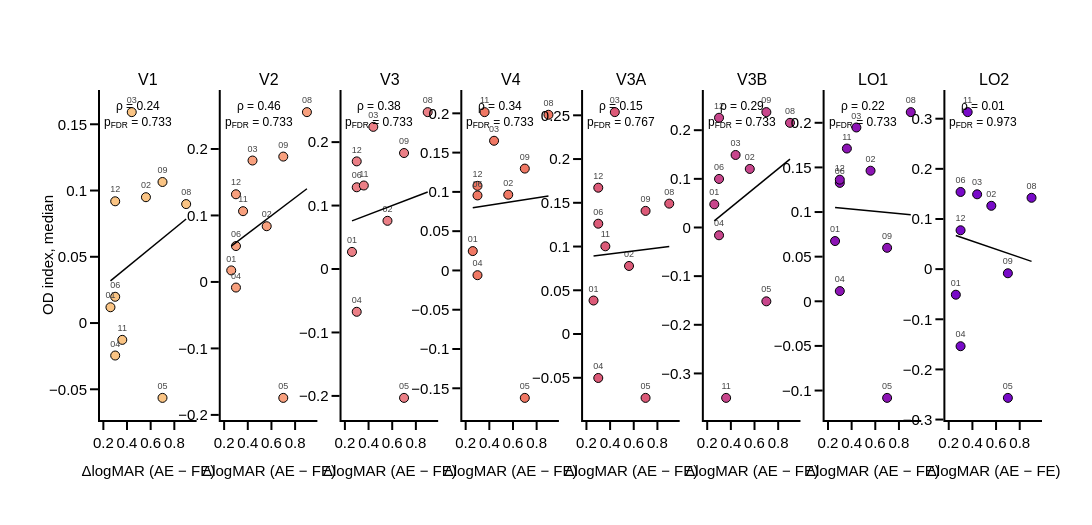

The notebook cell this image was saved under:
### Code cell
s_clin_od = clin_tests('od_index')
print('OD index vs ΔlogMAR')
print(s_clin_od.round(3).to_string())
scatter_figure('od_index', s_clin_od, 'OD index, median', 'od_final_fig3a_od_index_vs_dlogmar{}'.format(fig_suffix))

### Figure 1 — Plotly figure (JSON) as saved in the notebook; plotly's stock layout.template omitted (floating-point values rounded to 4 significant figures)
{"data": [{"marker": {"color": "rgb(250, 196, 132)", "line": {"color": "black", "width": 1}, "size": 9}, "mode": "markers+text", "showlegend": false, "text": ["01", "02", "03", "04", "05", "06", "08", "09", "11", "12"], "textfont": {"size": 9}, "textposition": "top center", "type": "scatter", "x": [0.26, 0.56, 0.44, 0.3, 0.7, 0.3, 0.9, 0.7, 0.36, 0.3], "xaxis": "x", "y": [0.01191, 0.09497, 0.1592, -0.02452, -0.05648, 0.01981, 0.08977, 0.1064, -0.0127, 0.09188], "yaxis": "y"}, {"line": {"color": "black", "width": 1.5}, "mode": "lines", "showlegend": false, "type": "scatter", "x": [0.26, 0.9], "xaxis": "x", "y": [0.03183, 0.07851], "yaxis": "y"}, {"marker": {"color": "rgb(248, 160, 126)", "line": {"color": "black", "width": 1}, "size": 9}, "mode": "markers+text", "showlegend": false, "text": ["01", "02", "03", "04", "05", "06", "08", "09", "11", "12"], "textfont": {"size": 9}, "textposition": "top center", "type": "scatter", "x": [0.26, 0.56, 0.44, 0.3, 0.7, 0.3, 0.9, 0.7, 0.36, 0.3], "xaxis": "x2", "y": [0.01734, 0.08381, 0.1826, -0.008454, -0.1744, 0.05399, 0.2554, 0.1885, 0.1064, 0.1319], "yaxis": "y2"}, {"line": {"color": "black", "width": 1.5}, "mode": "lines", "showlegend": false, "type": "scatter", "x": [0.26, 0.9], "xaxis": "x2", "y": [0.05372, 0.1402], "yaxis": "y2"}, {"marker": {"color": "rgb(235, 127, 134)", "line": {"color": "black", "width": 1}, "size": 9}, "mode": "markers+text", "showlegend": false, "text": ["01", "02", "03", "04", "05", "06", "08", "09", "11", "12"], "textfont": {"size": 9}, "textposition": "top center", "type": "scatter", "x": [0.26, 0.56, 0.44, 0.3, 0.7, 0.3, 0.9, 0.7, 0.36, 0.3], "xaxis": "x3", "y": [0.02696, 0.07596, 0.224, -0.06742, -0.2031, 0.1288, 0.2473, 0.1828, 0.1316, 0.1696], "yaxis": "y3"}, {"line": {"color": "black", "width": 1.5}, "mode": "lines", "showlegend": false, "type": "scatter", "x": [0.26, 0.9], "xaxis": "x3", "y": [0.07588, 0.1214], "yaxis": "y3"}, {"marker": {"color": "rgb(240, 120, 100)", "line": {"color": "black", "width": 1}, "size": 9}, "mode": "markers+text", "showlegend": false, "text": ["01", "02", "03", "04", "05", "06", "08", "09", "11", "12"], "textfont": {"size": 9}, "textposition": "top center", "type": "scatter", "x": [0.26, 0.56, 0.44, 0.3, 0.7, 0.3, 0.9, 0.7, 0.36, 0.3], "xaxis": "x4", "y": [0.02465, 0.09643, 0.1651, -0.006037, -0.1622, 0.09546, 0.1982, 0.1296, 0.2015, 0.1077], "yaxis": "y4"}, {"line": {"color": "black", "width": 1.5}, "mode": "lines", "showlegend": false, "type": "scatter", "x": [0.26, 0.9], "xaxis": "x4", "y": [0.07982, 0.09488], "yaxis": "y4"}, {"marker": {"color": "rgb(220, 90, 120)", "line": {"color": "black", "width": 1}, "size": 9}, "mode": "markers+text", "showlegend": false, "text": ["01", "02", "03", "04", "05", "06", "08", "09", "11", "12"], "textfont": {"size": 9}, "textposition": "top center", "type": "scatter", "x": [0.26, 0.56, 0.44, 0.3, 0.7, 0.3, 0.9, 0.7, 0.36, 0.3], "xaxis": "x5", "y": [0.03828, 0.07778, 0.2536, -0.05025, -0.07299, 0.1261, 0.149, 0.1407, 0.1003, 0.1672], "yaxis": "y5"}, {"line": {"color": "black", "width": 1.5}, "mode": "lines", "showlegend": false, "type": "scatter", "x": [0.26, 0.9], "xaxis": "x5", "y": [0.08921, 0.1001], "yaxis": "y5"}, {"marker": {"color": "rgb(200, 70, 140)", "line": {"color": "black", "width": 1}, "size": 9}, "mode": "markers+text", "showlegend": false, "text": ["01", "02", "03", "04", "05", "06", "08", "09", "11", "12"], "textfont": {"size": 9}, "textposition": "top center", "type": "scatter", "x": [0.26, 0.56, 0.44, 0.3, 0.7, 0.3, 0.9, 0.7, 0.36, 0.3], "xaxis": "x6", "y": [0.04765, 0.1204, 0.1491, -0.01602, -0.1518, 0.0998, 0.2151, 0.2371, -0.3502, 0.2256], "yaxis": "y6"}, {"line": {"color": "black", "width": 1.5}, "mode": "lines", "showlegend": false, "type": "scatter", "x": [0.26, 0.9], "xaxis": "x6", "y": [0.01363, 0.1406], "yaxis": "y6"}, {"marker": {"color": "rgb(140, 20, 180)", "line": {"color": "black", "width": 1}, "size": 9}, "mode": "markers+text", "showlegend": false, "text": ["01", "02", "03", "04", "05", "06", "08", "09", "11", "12"], "textfont": {"size": 9}, "textposition": "top center", "type": "scatter", "x": [0.26, 0.56, 0.44, 0.3, 0.7, 0.3, 0.9, 0.7, 0.36, 0.3], "xaxis": "x7", "y": [0.06749, 0.1463, 0.1947, 0.01146, -0.1082, 0.1327, 0.2119, 0.05991, 0.1712, 0.1363], "yaxis": "y7"}, {"line": {"color": "black", "width": 1.5}, "mode": "lines", "showlegend": false, "type": "scatter", "x": [0.26, 0.9], "xaxis": "x7", "y": [0.1052, 0.09706], "yaxis": "y7"}, {"marker": {"color": "rgb(120, 10, 200)", "line": {"color": "black", "width": 1}, "size": 9}, "mode": "markers+text", "showlegend": false, "text": ["01", "02", "03", "04", "05", "06", "08", "09", "11", "12"], "textfont": {"size": 9}, "textposition": "top center", "type": "scatter", "x": [0.26, 0.56, 0.44, 0.3, 0.7, 0.3, 0.9, 0.7, 0.36, 0.3], "xaxis": "x8", "y": [-0.05102, 0.1263, 0.1492, -0.1538, -0.2568, 0.1539, 0.1423, -0.008247, 0.3131, 0.07749], "yaxis": "y8"}, {"line": {"color": "black", "width": 1.5}, "mode": "lines", "showlegend": false, "type": "scatter", "x": [0.26, 0.9], "xaxis": "x8", "y": [0.06722, 0.0154], "yaxis": "y8"}], "layout": {"annotations": [{"font": {"size": 16}, "showarrow": false, "text": "V1", "x": 0.05128, "xanchor": "center", "xref": "paper", "y": 1, "yanchor": "bottom", "yref": "paper"}, {"font": {"size": 16}, "showarrow": false, "text": "V2", "x": 0.1795, "xanchor": "center", "xref": "paper", "y": 1, "yanchor": "bottom", "yref": "paper"}, {"font": {"size": 16}, "showarrow": false, "text": "V3", "x": 0.3077, "xanchor": "center", "xref": "paper", "y": 1, "yanchor": "bottom", "yref": "paper"}, {"font": {"size": 16}, "showarrow": false, "text": "V4", "x": 0.4359, "xanchor": "center", "xref": "paper", "y": 1, "yanchor": "bottom", "yref": "paper"}, {"font": {"size": 16}, "showarrow": false, "text": "V3A", "x": 0.5641, "xanchor": "center", "xref": "paper", "y": 1, "yanchor": "bottom", "yref": "paper"}, {"font": {"size": 16}, "showarrow": false, "text": "V3B", "x": 0.6923, "xanchor": "center", "xref": "paper", "y": 1, "yanchor": "bottom", "yref": "paper"}, {"font": {"size": 16}, "showarrow": false, "text": "LO1", "x": 0.8205, "xanchor": "center", "xref": "paper", "y": 1, "yanchor": "bottom", "yref": "paper"}, {"font": {"size": 16}, "showarrow": false, "text": "LO2", "x": 0.9487, "xanchor": "center", "xref": "paper", "y": 1, "yanchor": "bottom", "yref": "paper"}, {"font": {"size": 12}, "showarrow": false, "text": "ρ = 0.24<br>p<sub>FDR</sub> = 0.733", "x": 0.02, "xanchor": "left", "xref": "x domain", "y": 0.98, "yanchor": "top", "yref": "y domain"}, {"font": {"size": 12}, "showarrow": false, "text": "ρ = 0.46<br>p<sub>FDR</sub> = 0.733", "x": 0.02, "xanchor": "left", "xref": "x2 domain", "y": 0.98, "yanchor": "top", "yref": "y2 domain"}, {"font": {"size": 12}, "showarrow": false, "text": "ρ = 0.38<br>p<sub>FDR</sub> = 0.733", "x": 0.02, "xanchor": "left", "xref": "x3 domain", "y": 0.98, "yanchor": "top", "yref": "y3 domain"}, {"font": {"size": 12}, "showarrow": false, "text": "ρ = 0.34<br>p<sub>FDR</sub> = 0.733", "x": 0.02, "xanchor": "left", "xref": "x4 domain", "y": 0.98, "yanchor": "top", "yref": "y4 domain"}, {"font": {"size": 12}, "showarrow": false, "text": "ρ = 0.15<br>p<sub>FDR</sub> = 0.767", "x": 0.02, "xanchor": "left", "xref": "x5 domain", "y": 0.98, "yanchor": "top", "yref": "y5 domain"}, {"font": {"size": 12}, "showarrow": false, "text": "ρ = 0.29<br>p<sub>FDR</sub> = 0.733", "x": 0.02, "xanchor": "left", "xref": "x6 domain", "y": 0.98, "yanchor": "top", "yref": "y6 domain"}, {"font": {"size": 12}, "showarrow": false, "text": "ρ = 0.22<br>p<sub>FDR</sub> = 0.733", "x": 0.02, "xanchor": "left", "xref": "x7 domain", "y": 0.98, "yanchor": "top", "yref": "y7 domain"}, {"font": {"size": 12}, "showarrow": false, "text": "ρ = 0.01<br>p<sub>FDR</sub> = 0.973", "x": 0.02, "xanchor": "left", "xref": "x8 domain", "y": 0.98, "yanchor": "top", "yref": "y8 domain"}], "height": 525, "margin": {"b": 105, "l": 100, "r": 50, "t": 90}, "width": 2100, "xaxis": {"anchor": "y", "autorange": true, "domain": [0, 0.1026], "range": [0.2007, 0.9593], "showline": true, "title": {"text": "ΔlogMAR (AE − FE)"}, "type": "linear"}, "xaxis2": {"anchor": "y2", "autorange": true, "domain": [0.1282, 0.2308], "range": [0.2007, 0.9593], "showline": true, "title": {"text": "ΔlogMAR (AE − FE)"}, "type": "linear"}, "xaxis3": {"anchor": "y3", "autorange": true, "domain": [0.2564, 0.359], "range": [0.2007, 0.9593], "showline": true, "title": {"text": "ΔlogMAR (AE − FE)"}, "type": "linear"}, "xaxis4": {"anchor": "y4", "autorange": true, "domain": [0.3846, 0.4872], "range": [0.2007, 0.9593], "showline": true, "title": {"text": "ΔlogMAR (AE − FE)"}, "type": "linear"}, "xaxis5": {"anchor": "y5", "autorange": true, "domain": [0.5128, 0.6154], "range": [0.2007, 0.9593], "showline": true, "title": {"text": "ΔlogMAR (AE − FE)"}, "type": "linear"}, "xaxis6": {"anchor": "y6", "autorange": true, "domain": [0.641, 0.7436], "range": [0.2007, 0.9593], "showline": true, "title": {"text": "ΔlogMAR (AE − FE)"}, "type": "linear"}, "xaxis7": {"anchor": "y7", "autorange": true, "domain": [0.7692, 0.8718], "range": [0.2007, 0.9593], "showline": true, "title": {"text": "ΔlogMAR (AE − FE)"}, "type": "linear"}, "xaxis8": {"anchor": "y8", "autorange": true, "domain": [0.8974, 1.0], "range": [0.2007, 0.9593], "showline": true, "title": {"text": "ΔlogMAR (AE − FE)"}, "type": "linear"}, "yaxis": {"anchor": "x", "autorange": true, "domain": [0, 1], "range": [-0.07318, 0.1759], "showline": true, "title": {"text": "OD index, median"}, "type": "linear"}, "yaxis2": {"anchor": "x2", "autorange": true, "domain": [0, 1], "range": [-0.2077, 0.2887], "showline": true, "type": "linear"}, "yaxis3": {"anchor": "x3", "autorange": true, "domain": [0, 1], "range": [-0.238, 0.2821], "showline": true, "type": "linear"}, "yaxis4": {"anchor": "x4", "autorange": true, "domain": [0, 1], "range": [-0.1904, 0.2297], "showline": true, "type": "linear"}, "yaxis5": {"anchor": "x5", "autorange": true, "domain": [0, 1], "range": [-0.09828, 0.2789], "showline": true, "type": "linear"}, "yaxis6": {"anchor": "x6", "autorange": true, "domain": [0, 1], "range": [-0.3957, 0.2826], "showline": true, "type": "linear"}, "yaxis7": {"anchor": "x7", "autorange": true, "domain": [0, 1], "range": [-0.133, 0.2367], "showline": true, "type": "linear"}, "yaxis8": {"anchor": "x8", "autorange": true, "domain": [0, 1], "range": [-0.3009, 0.3572], "showline": true, "type": "linear"}}}
